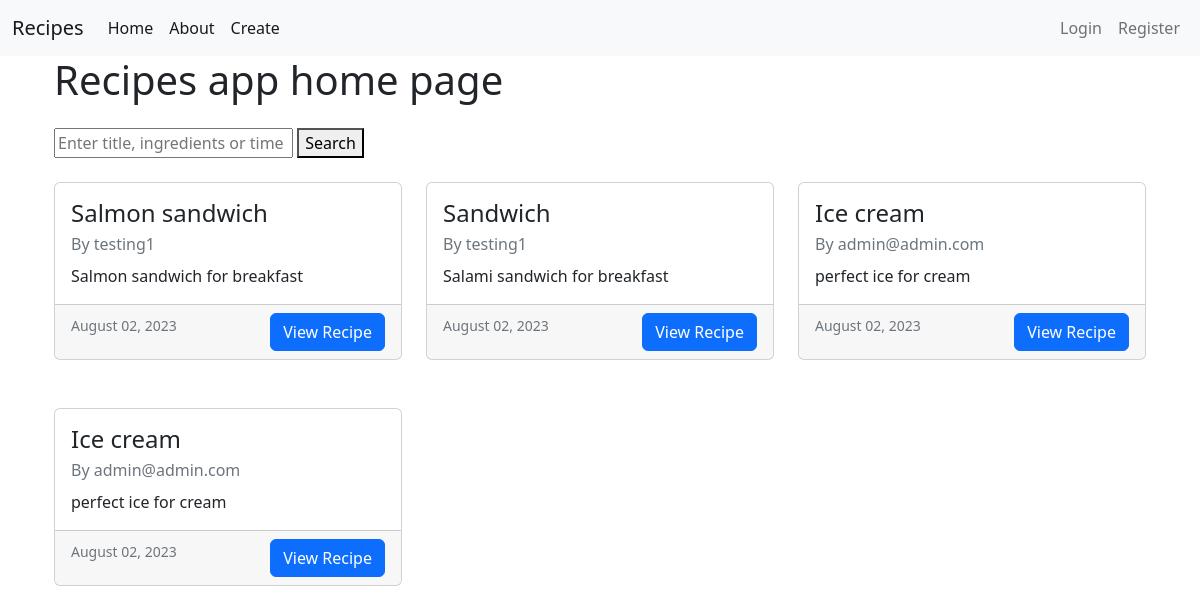
The page / on the database its author committed.
### recipes/models.py (models this page shows, shortened)
class Recipe(models.Model):
    author = models.ForeignKey(User, on_delete=models.CASCADE, related_name='recipes')
    title = models.CharField(max_length=100)
    description = models.TextField()
    ingredients = models.TextField()
    instructions = models.TextField()
    cooking_time = models.PositiveIntegerField()  # Time in minutes
    image = models.ImageField(upload_to='recipe_images', blank=True, null=True)
    created_at = models.DateTimeField(auto_now_add=True)
    updated_at = models.DateTimeField(auto_now=True)

### recipes/views.py (the view)
# urls.py: path('', views.RecipeListView.as_view(), name='recipes-home'),
class RecipeListView(ListView):
    model = models.Recipe
    template_name = 'recipes/home.html'
    context_object_name = 'recipes'
    ordering = '-created_at'
    def get_queryset(self):
        query = self.request.GET.get('q')
        if query:
            return models.Recipe.objects.filter(
                Q(title__icontains=query) |
                Q(ingredients__icontains=query) |
                Q(cooking_time__icontains=query)
            ).order_by(self.ordering)
        return super().get_queryset()

### recipes/templates/recipes/home.html (shortened to what this page needs)
{% extends 'recipes/base.html' %}
{% block content %}
<div class="container">
  <h1 class="mb-4">Recipes app home page</h1>
  <form method="GET" action="{% url 'recipes-search' %}">
    <input type="text" name="q" placeholder="Enter title, ingredients or time" />
    <button type="submit">Search</button>
  </form>
  <div class="row">
    {% for recipe in recipes %}
    <div class="col-md-4">
      <div class="card my-4">
        <div class="card-body">
          <h4 class="card-title font-weight-bold">{{ recipe.title }}</h4>
          <p class="card-subtitle mb-2 text-muted">By {{ recipe.author.username }}</p>
          <p class="card-text">{{ recipe.description }}</p>
        </div>
        <div class="card-footer text-muted">
          <small>{{ recipe.created_at|date:"F d, Y" }}</small>
          <a href="{% url 'recipes-detail' recipe.pk %}" class="btn btn-primary float-end">View Recipe</a>
        </div>
      </div>
    </div>
    {% endfor %}
  </div>
</div>
{% endblock content %}

### recipes/templates/recipes/base.html (shortened to what this page needs)
<!DOCTYPE html>
<html lang="en">
  <head>
    <link href="https://cdn.jsdelivr.net/npm/bootstrap@5.2.3/dist/css/bootstrap.min.css"
    rel="stylesheet"
>
  </head>
  <body>
    <nav class="navbar navbar-expand-lg bg-light">
        <div class="container-fluid">
          <a class="navbar-brand" href="{% url 'recipes-home' %}">Recipes</a>
          <div class="collapse navbar-collapse" id="navbarSupportedContent">
            <ul class="navbar-nav me-auto mb-2 mb-lg-0">
              <li class="nav-item">
                <a class="nav-link active" aria-current="page" href="{% url 'recipes-home' %}">Home</a>
              </li>
              <li class="nav-item">
                <a class="nav-link active" aria-current="page" href="{% url 'recipes-about' %}">About</a>
              </li>
              <li class="nav-item">
                <a class="nav-link active" aria-current="page" href="{% url 'recipes-create' %}">Create</a>
              </li>
            </ul>
            <div class="navbar-nav">
              {% if user.is_authenticated %}
              <a class="nav-item nav-link" href="{% url 'user-profile' %}">My Profile</a>
              <a class="nav-item nav-link" href="{% url 'user-logout' %}">Logout</a>
              {% else %}
              <a class="nav-item nav-link" href="{% url 'user-login' %}">Login</a>
              <a class="nav-item nav-link" href="{% url 'user-register' %}">Register</a>
              {% endif %}
            </div>
          </div>
        </div>
      </nav>
    <div class="container">
      {% block content %}  {% endblock content %}
    </div>
  </body>
</html>

### rows shown on the page
Recipe: title "Salmon sandwich", author.username "testing1", description "Salmon sandwich for breakfast", created_at "August 02, 2023"
Recipe: title "Sandwich", author.username "testing1", description "Salami sandwich for breakfast", created_at "August 02, 2023"
Recipe: title "Ice cream", author.username "admin@admin.com", description "perfect ice for cream", created_at "August 02, 2023"
Recipe: title "Ice cream", author.username "admin@admin.com", description "perfect ice for cream", created_at "August 02, 2023"
